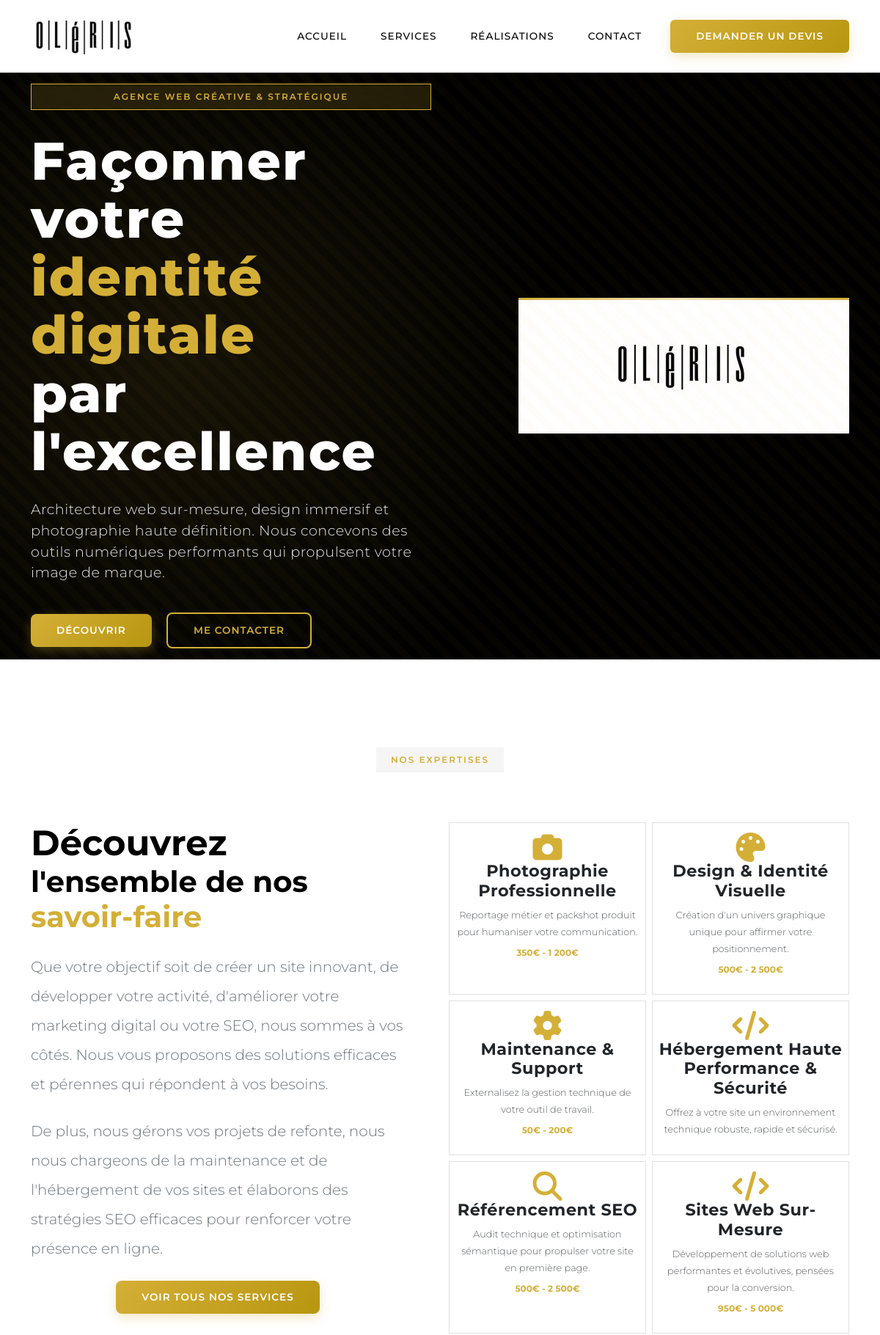
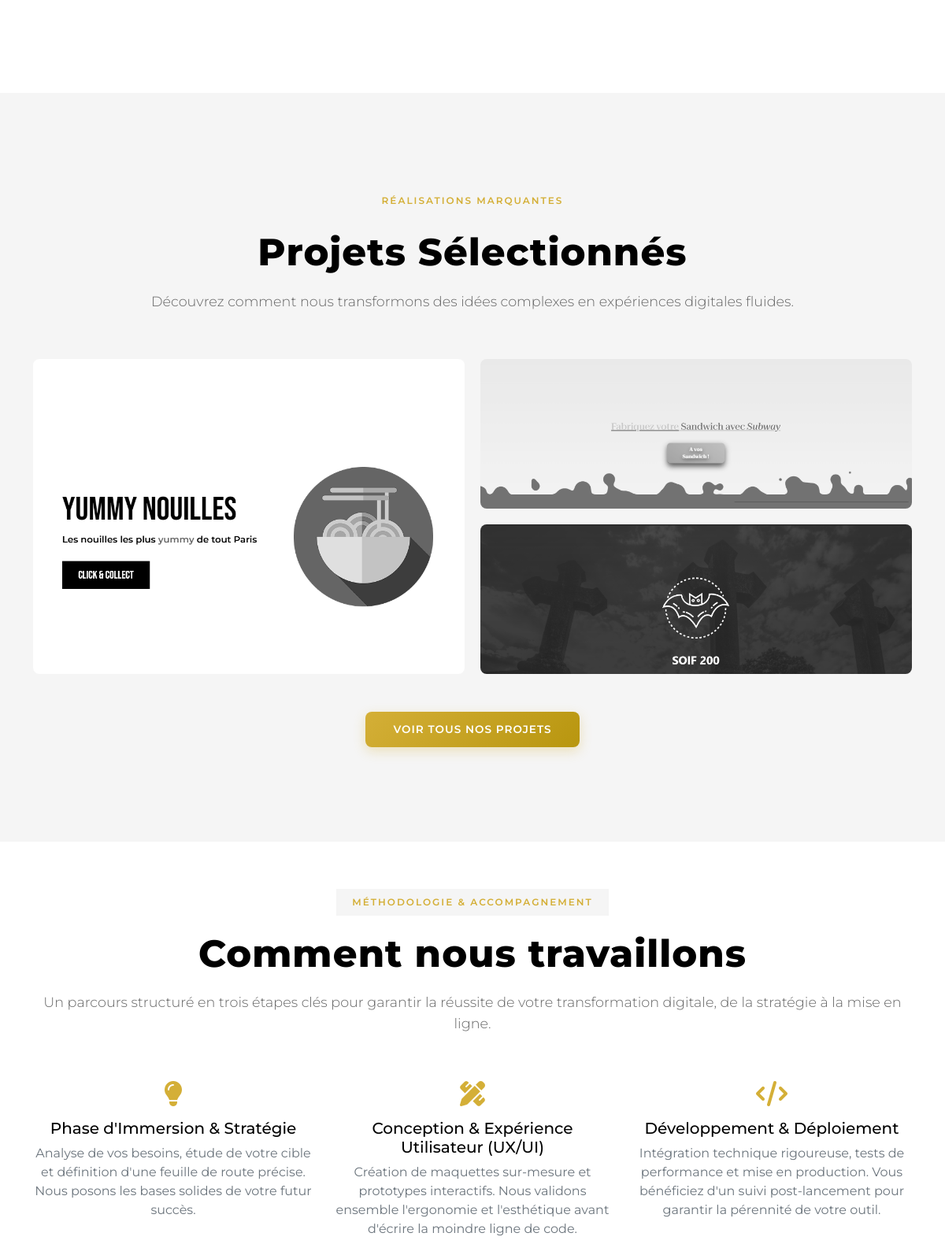
The page / (upper part) on the database its author committed (2 pictures, top to bottom).
### tables this page shows
CREATE TABLE `services` (
  `id` int(11) NOT NULL AUTO_INCREMENT,
  `nom` varchar(255) NOT NULL,
  `description` text DEFAULT NULL,
  `duree_estimee` varchar(100) DEFAULT NULL,
  `icone` varchar(100) DEFAULT NULL,
  `prix_min` decimal(10,2) DEFAULT NULL,
  `prix_max` decimal(10,2) DEFAULT NULL,
  `ordre_affichage` int(11) DEFAULT 0,
  `actif` tinyint(1) DEFAULT 1,
  `date_creation` datetime DEFAULT current_timestamp(),
  PRIMARY KEY (`id`)
);

CREATE TABLE `portfolio` (
  `id` int(11) NOT NULL AUTO_INCREMENT,
  `titre` varchar(255) DEFAULT NULL,
  `description` text DEFAULT NULL,
  `categorie` varchar(100) DEFAULT NULL,
  `image_url` varchar(255) DEFAULT NULL,
  `url_projet` varchar(255) DEFAULT NULL,
  `client` varchar(150) DEFAULT NULL,
  `technologies` varchar(255) DEFAULT NULL,
  `visible` tinyint(1) DEFAULT 1,
  `ordre_affichage` int(11) DEFAULT 0,
  `date_realisation` date DEFAULT NULL,
  `date_creation` datetime DEFAULT current_timestamp(),
  PRIMARY KEY (`id`)
);

### includes/db.inc.php (called while the page is built, shortened)
<?php
function getServicesRand($conn) {
    $sql = "SELECT * FROM services WHERE actif = 1 ORDER BY RAND()";
    $result = $conn->query($sql);
    return $result ? $result->fetch_all(MYSQLI_ASSOC) : [];
}
function getPortfolioSelection($conn) {
    $fichiers = ['yummy-nouille.png', 'soif200.png', 'subway.png'];
    $placeholders = implode(',', array_fill(0, count($fichiers), '?'));
    $sql = "SELECT * FROM portfolio WHERE image_url IN ($placeholders) LIMIT 3";
    $stmt = $conn->prepare($sql);
    $stmt->bind_param(str_repeat("s", count($fichiers)), ...$fichiers);
    $stmt->execute();
    return $stmt->get_result()->fetch_all(MYSQLI_ASSOC);
}
?>

### index.php (the view, shortened to what this page needs)
<?php
include __DIR__ . '/includes/db.inc.php';
$services = getServicesRand($conn);
$portfolio_items = getPortfolioSelection($conn);
include __DIR__ . '/includes/header.inc.php';
?>
<main class="main-content-wrapper">
    <section class="hero-section" id="accueil">
        <div class="hero-pattern"></div>
        <div class="hero-gradient"></div>
        <div class="container">
            <div class="row align-items-center">
                <div class="col-lg-6" data-aos="fade-right">
                    <div class="hero-content">
                        <span class="hero-label d-flex justify-content-center">Agence Web Créative & Stratégique</span>
                        <h1 class="hero-title">
                            Façonner votre <br>
                            <span class="gold-text">identité digitale</span> <br>
                            par l'excellence
                        </h1>
                        <p class="hero-subtitle">
                            Architecture web sur-mesure, design immersif et photographie haute définition. Nous concevons des outils numériques performants qui propulsent votre image de marque.
                        </p>
                        <a href="#services" class="btn btn-gold btn-lg me-3">Découvrir</a>
                        <a href="pages/contact.php" class="btn btn-outline-gold btn-lg">Me contacter</a>
                    </div>
                </div>
                <div class="col-lg-5 offset-lg-1" data-aos="fade-left">
                    <div class="hero-logo">
                        <div class="hero-logo-box">
                            <img src="/images/oleris.jpg" alt="Logo Oléris" class="hero-logo-img-fill img-fluid">
                        </div>
                    </div>
                </div>
            </div>
        </div>
    </section>
    <section class="services-section" id="services">
        <div class="container">
            <div class="text-center mb-5">
                <span class="section-label" data-aos="fade-up">Nos Expertises</span>
            </div>
            <div class="row">
                <div class="col-lg-6 mb-5 mb-lg-0 pe-lg-5" data-aos="fade-right">
                    <h3 class="h1 fw-bold mb-4">
                        <span class="display-5 fw-bold">Découvrez</span> <span class="text-nowrap">l'ensemble de nos</span> <br>
                        <span class="text-gold fw-bold d-block">savoir-faire</span>
                    </h3>
                    <p class="lead text-secondary mb-4 lh-lg">
                       Que votre objectif soit de créer un site innovant, de développer votre activité, d'améliorer votre marketing digital ou votre SEO, nous sommes à vos côtés. Nous vous proposons des solutions efficaces et pérennes qui répondent à vos besoins.
                    </p>
                    <p class="lead text-secondary mb-4 lh-lg">
                        De plus, nous gérons vos projets de refonte, nous nous chargeons de la maintenance et de l'hébergement de vos sites et élaborons des stratégies SEO efficaces pour renforcer votre présence en ligne.
                    </p>
                    <div class="text-center">
                        <a href="pages/service.php" class="btn btn-gold btn-lg">Voir tous nos services</a>
                    </div>
                </div>
                <div class="col-lg-6">
                    <div class="row g-2">
                    <?php
                    $delay = 200;
                    foreach ($services as $service) {
                    ?>
                        <div class="col-md-6" data-aos="fade-up" data-aos-delay="<?php echo $delay; ?>">
                            <div class="service-card h-100 p-2 text-center">
                                <i class="fas <?php echo htmlspecialchars($service['icone']); ?> service-icon text-gold fa-lg mb-3 mt-4"></i>
                                <h3 class="service-title h6 text-dark mb-2"><?php echo htmlspecialchars($service['nom']); ?></h3>
                                <p class="service-description text-muted small mb-0" style="font-size: 0.8rem;">
                                    <?php echo htmlspecialchars($service['description']); ?>
                                </p>
                                <?php if ($service['prix_min'] && $service['prix_max']) { ?>
                                    <p class="text-gold mt-2 fw-bold" style="font-size: 0.75rem;">
                                        <?php echo number_format($service['prix_min'], 0, ',', ' '); ?>€ -
                                        <?php echo number_format($service['prix_max'], 0, ',', ' '); ?>€
                                    </p>
                                <?php } ?>
                            </div>
                        </div>
                    <?php
                        $delay += 100;
                    }
                    ?>
                    </div>
                </div>
            </div>
        </div>
    </section>
    <section class="portfolio-section" id="portfolio">
    <div class="container">
        <div class="text-center">
            <span class="section-label" data-aos="fade-up">Réalisations Marquantes</span>
            <h2 class="section-title" data-aos="fade-up" data-aos-delay="100">Projets Sélectionnés</h2>
            <p class="section-subtitle" data-aos="fade-up" data-aos-delay="200">
                Découvrez comment nous transformons des idées complexes en expériences digitales fluides.
            </p>
        </div>
        <?php
        if (count($portfolio_items) > 0) {
        ?>
            <div class="portfolio-grid" data-aos="zoom-in">
                <?php
                $styles_grille = ['spot-large', 'spot-medium', 'spot-medium'];
                foreach ($portfolio_items as $index => $item) {
                    $classe_spot = $styles_grille[$index % 3];
                    $image_src = !empty($item['image_url'])
                        ? (strpos($item['image_url'], '/') === 0 ? $item['image_url'] : "/images/" . $item['image_url'])
                        : "/images/default-portfolio.jpg";
                ?>
                    <div class="spot <?php echo $classe_spot; ?>">
                        <img src="<?php echo htmlspecialchars($image_src); ?>" alt="<?php echo htmlspecialchars($item['titre']); ?>">
                    </div>
                <?php } ?>
            </div>
        <?php } ?>
        <div class="text-center mt-5" data-aos="fade-up">
            <a href="pages/realisation.php" class="btn btn-gold btn-lg">Voir tous nos projets</a>
        </div>
    </div>
</section>
    <section class="services-section" id="process" style="padding-top: 60px; padding-bottom: 60px; background: var(--white-color);">
        <div class="container">
            <div class="text-center mb-4">
                <span class="section-label">Méthodologie & Accompagnement</span>
                <h2 class="section-title">Comment nous travaillons</h2>
                <p class="section-subtitle">Un parcours structuré en trois étapes clés pour garantir la réussite de votre transformation digitale, de la stratégie à la mise en ligne.</p>
            </div>
            <div class="row text-center">
                <div class="col-md-4 mb-4" data-aos="fade-up">
                    <i class="fas fa-lightbulb fa-2x text-gold mb-3"></i>
                    <h5>Phase d'Immersion & Stratégie</h5>
                    <p class="text-secondary">Analyse de vos besoins, étude de votre cible et définition d'une feuille de route précise. Nous posons les bases solides de votre futur succès.</p>
                </div>
                <div class="col-md-4 mb-4" data-aos="fade-up" data-aos-delay="100">
                    <i class="fas fa-pencil-ruler fa-2x text-gold mb-3"></i>
                    <h5>Conception & Expérience Utilisateur (UX/UI)</h5>
                    <p class="text-secondary">Création de maquettes sur-mesure et prototypes interactifs. Nous validons ensemble l'ergonomie et l'esthétique avant d'écrire la moindre ligne de code.</p>
                </div>
                <div class="col-md-4 mb-4" data-aos="fade-up" data-aos-delay="200">
                    <i class="fas fa-code fa-2x text-gold mb-3"></i>
                    <h5>Développement & Déploiement</h5>
                    <p class="text-secondary">Intégration technique rigoureuse, tests de performance et mise en production. Vous bénéficiez d'un suivi post-lancement pour garantir la pérennité de votre outil.</p>
                </div>
            </div>
        </div>
    </section>
</main>
<?php
include __DIR__ . '/includes/footer.inc.php';
?>

### rows shown on the page
services: nom "Photographie Professionnelle", description "Reportage métier et packshot produit pour humaniser votre communication.", prix_min "350", prix_max "1 200"
services: nom "Design & Identité Visuelle", description "Création d'un univers graphique unique pour affirmer votre positionnement.", prix_min "500", prix_max "2 500"
services: nom "Maintenance & Support", description "Externalisez la gestion technique de votre outil de travail.", prix_min "50", prix_max "200"
services: nom "Hébergement Haute Performance & Sécurité", description "Offrez à votre site un environnement technique robuste, rapide et sécurisé."
services: nom "Référencement SEO", description "Audit technique et optimisation sémantique pour propulser votre site en première page.", prix_min "500", prix_max "2 500"
services: nom "Sites Web Sur-Mesure", description "Développement de solutions web performantes et évolutives, pensées pour la conversion.", prix_min "950", prix_max "5 000"
portfolio: image_url (picture)
portfolio: image_url (picture)
portfolio: image_url (picture)
